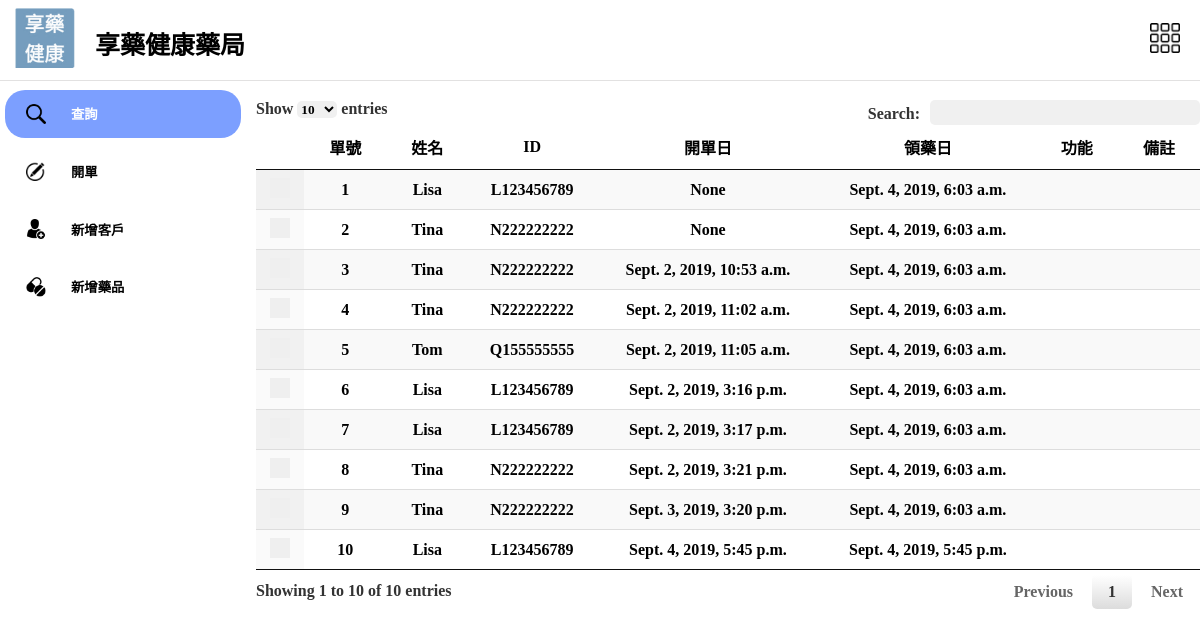
The app's page /search/, older data.
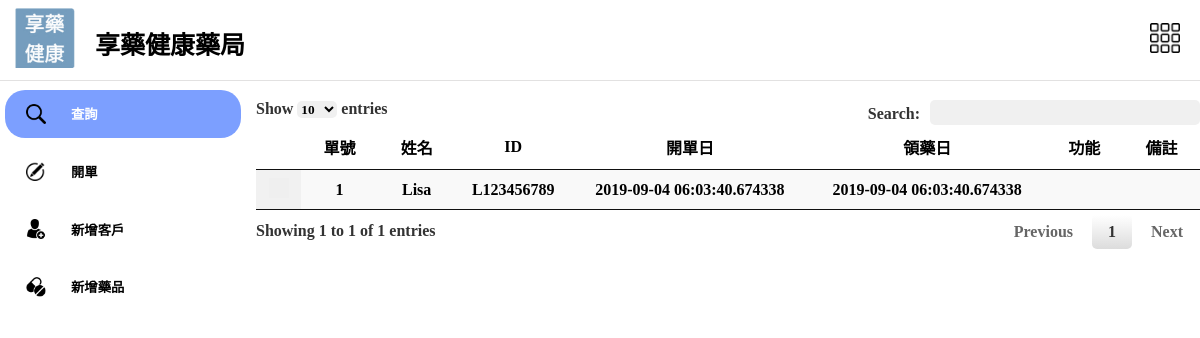
The same page, newer data.
### mediApp/models.py (models this page shows, shortened)
class Post(models.Model):
    PatientID = models.ForeignKey(
        "Patient", on_delete=models.CASCADE, null=True)
    symptom = models.CharField(max_length=100)
    Days = models.IntegerField()
    CreateDate = models.CharField(max_length=15)
    TakeMedDate = models.CharField(max_length=15)
    AvaTimes = models.IntegerField()
    Times = models.IntegerField()
    Division = models.CharField(max_length=30, null=True)
    HosDate = models.DateTimeField(null=True)
    Status = models.CharField(max_length=100, default='submit')
    class Meta:
        db_table = "post"

class Patient(models.Model):
    cardID = models.CharField(max_length=100)
    Name = models.CharField(max_length=20)
    Birth = models.CharField(max_length=15, blank=True, null=True)
    Sex = models.CharField(max_length=5, blank=True, null=True)
    Telephone = models.CharField(max_length=15, blank=True, null=True)
    Celephone = models.CharField(max_length=15, blank=True, null=True)
    Address = models.CharField(max_length=100, blank=True, null=True)
    Mail = models.CharField(max_length=50, blank=True, null=True)
    class Meta:
        verbose_name = 'Patient Profile'

### mediApp/views.py (the view)
# urls.py: url(r'^search/$', gotoAllpost, name="gotoAllpost"),
def gotoAllpost(request):
    post_list = Post.objects.all()
    return render(request, 'search.html', {
        "post_list": post_list,
    })

### templates/search.html (shortened to what this page needs)
{% extends 'base.html' %} {% load static %}
{% block search%}
active
{% endblock %}
{% block rightPG %}
<div class="width100" id="modeWindow">
    <table id="myDatatable" class="display">
        <thead>
            <tr>
                <th></th>
                <th>單號</th>
                <th>姓名</th>
                <th>ID</th>
                <th>開單日</th>
                <th>領藥日</th>
                <th>功能</th>
                <th>備註</th>
            </tr>
        </thead>
        <tbody>
            {% for post in post_list %}
            <tr>
                <td>
                    <button class="mark" type="button"></button>
                </td>
                <td>{{post.id}}</td>
                <td>{{post.PatientID.Name}}</td>
                <td>{{post.PatientID.cardID}}</td>
                <td>{{post.CreateDate}}</td>
                <td>{{post.TakeMedDate}}</td>
                <td>
                </td>
                <td>
                </td>
            </tr>
            {%endfor%}
        </tbody>
    </table>
</div>
{% endblock %}

Row changes from the older to the newer data that the page shows:
removed Post: id "2", PatientID.Name "Tina", PatientID.cardID "N222222222", CreateDate "None", TakeMedDate "Sept. 4, 2019, 6:03 a.m."
removed Post: id "3", PatientID.Name "Tina", PatientID.cardID "N222222222", CreateDate "Sept. 2, 2019, 10:53 a.m.", TakeMedDate "Sept. 4, 2019, 6:03 a.m."
removed Post: id "4", PatientID.Name "Tina", PatientID.cardID "N222222222", CreateDate "Sept. 2, 2019, 11:02 a.m.", TakeMedDate "Sept. 4, 2019, 6:03 a.m."
removed Post: id "5", PatientID.Name "Tom", PatientID.cardID "Q155555555", CreateDate "Sept. 2, 2019, 11:05 a.m.", TakeMedDate "Sept. 4, 2019, 6:03 a.m."
removed Post: id "6", PatientID.Name "Lisa", PatientID.cardID "L123456789", CreateDate "Sept. 2, 2019, 3:16 p.m.", TakeMedDate "Sept. 4, 2019, 6:03 a.m."
removed Post: id "7", PatientID.Name "Lisa", PatientID.cardID "L123456789", CreateDate "Sept. 2, 2019, 3:17 p.m.", TakeMedDate "Sept. 4, 2019, 6:03 a.m."
removed Post: id "8", PatientID.Name "Tina", PatientID.cardID "N222222222", CreateDate "Sept. 2, 2019, 3:21 p.m.", TakeMedDate "Sept. 4, 2019, 6:03 a.m."
removed Post: id "9", PatientID.Name "Tina", PatientID.cardID "N222222222", CreateDate "Sept. 3, 2019, 3:20 p.m.", TakeMedDate "Sept. 4, 2019, 6:03 a.m."
removed Post: id "10", PatientID.Name "Lisa", PatientID.cardID "L123456789", CreateDate "Sept. 4, 2019, 5:45 p.m.", TakeMedDate "Sept. 4, 2019, 5:45 p.m."
changed Post "Lisa": CreateDate "None" → "2019-09-04 06:03:40.674338"; TakeMedDate "Sept. 4, 2019, 6:03 a.m." → "2019-09-04 06:03:40.674338"
Text that changed along with them:
text written by a page script: "Show entries Search: Showing 1 to 10 of 10 entries Previous 1 Next" → "Show entries Search: Showing 1 to 1 of 1 entries Previous 1 Next"
